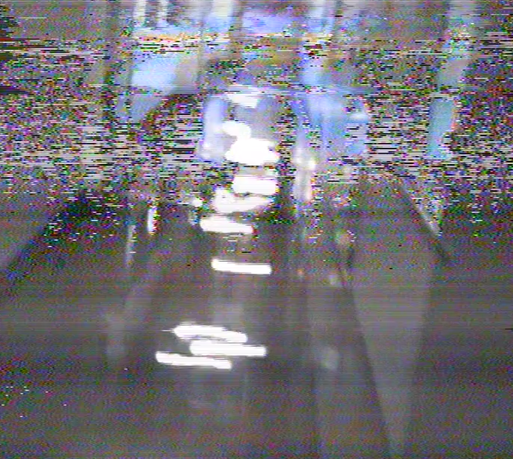
#> input picture noisyImage.png, 513 x 459 px
$ python denoise3.py
#> lines starting #> are read from the running program, lines starting #| are printed output that depends on the picture
import cv2
import numpy as np
from matplotlib import pyplot as plt

img = cv2.imread('noisyImage.png')
#> img is the input picture: shape (459, 513, 3); mean B, G, R 120.3, 114, 116.2
# [9 lines of commented-out code are left out]

median = cv2.medianBlur(img,5)
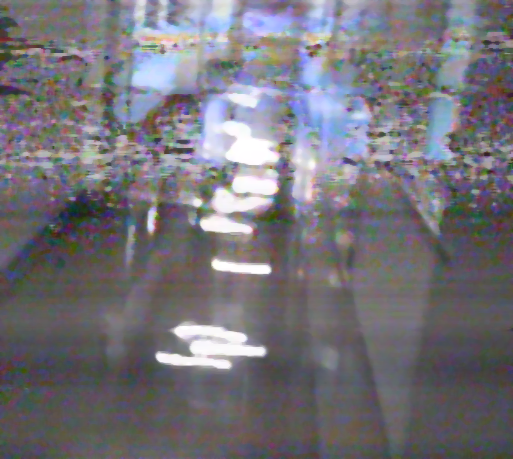
#> median: shape (459, 513, 3); mean B, G, R 120.7, 114.3, 116.5

plt.subplot(121),plt.imshow(img)
plt.subplot(122),plt.imshow(median)
plt.show()
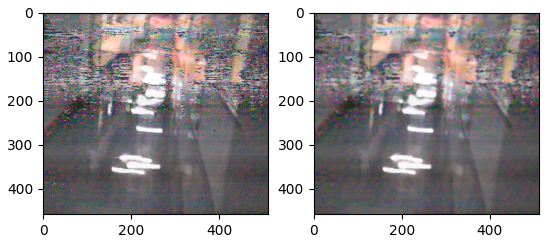
#> figure drawn by matplotlib, 2 panels; B, G, R data is drawn as R, G, B

$ run again, with cleanImage.png copied over noisyImage.png
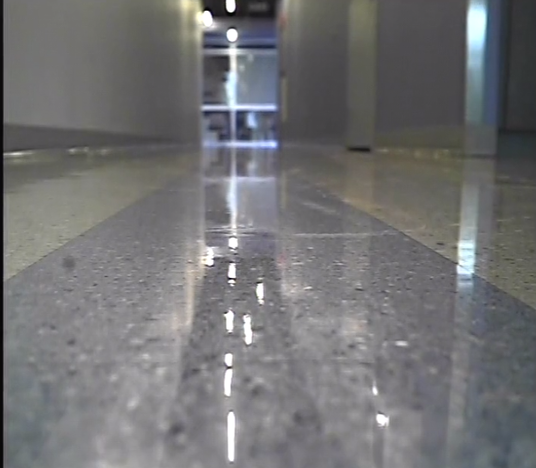
#> input picture cleanImage.png, 536 x 468 px
#> img is the input picture: shape (468, 536, 3); mean B, G, R 115.4, 114, 114
#> `plt.show()`:
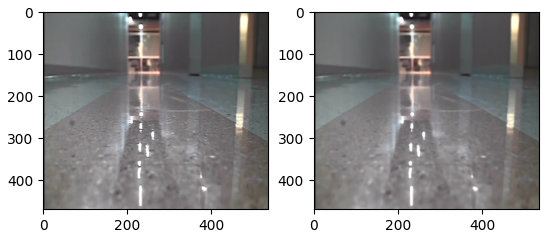
#> figure drawn by matplotlib, 2 panels; B, G, R data is drawn as R, G, B
